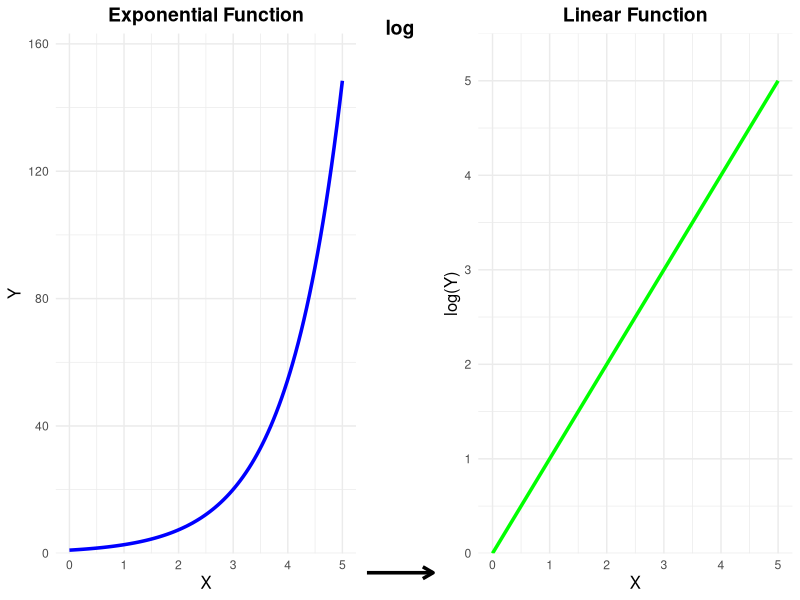

Here is the R script that generated this plot:
# Install required packages if not already installed
# install.packages(c("ggplot2", "cowplot"))

# Load the libraries
library(ggplot2)
library(cowplot)

# Generate data for the exponential function
x_exp <- seq(0, 5, length.out = 100)
y_exp <- exp(x_exp)

exp_data <- data.frame(x = x_exp, y = y_exp)

# Generate data for the linear function (log transformed)
# Since log(exp(x)) = x, the linear function is y = x
x_lin <- seq(0, 5, length.out = 100)
y_lin <- x_lin

lin_data <- data.frame(x = x_lin, y = y_lin)

# Exponential Function Plot
plot_exp <- ggplot(exp_data, aes(x = x, y = y)) +
  geom_line(color = "blue", size = 1.2) +
  labs(title = "Exponential Function",
       x = "X",
       y = "Y") +
  theme_minimal() +
  theme(
    plot.title = element_text(size = 14, face = "bold", hjust = 0.5),
    axis.title = element_text(size = 12)
  ) +
  scale_y_continuous(expand = c(0, 0)) +
  coord_cartesian(ylim = c(0, max(exp_data$y)*1.1))

# Linear Function Plot
plot_lin <- ggplot(lin_data, aes(x = x, y = y)) +
  geom_line(color = "green", size = 1.2) +
  labs(title = "Linear Function",
       x = "X",
       y = "log(Y)") +
  theme_minimal() +
  theme(
    plot.title = element_text(size = 14, face = "bold", hjust = 0.5),
    axis.title = element_text(size = 12)
  ) +
  scale_y_continuous(expand = c(0, 0)) +
  coord_cartesian(ylim = c(0, max(lin_data$y)*1.1))

# Arrow Plot
arrow_plot <- ggplot() +
  # Draw a horizontal arrow from left to right
  geom_segment(aes(x = 0, y = 0.5, xend = 1, yend = 0.5),
               arrow = arrow(length = unit(0.3, "cm")),
               size = 1.2, color = "black") +
  # Add the "log" label above the arrow
  annotate("text", x = 0.5, y = 0.6, label = "log", size = 5, fontface = "bold") +
  # Remove all axes, grids, and background
  theme_void()

# Combine the plots with the arrow
final_plot <- plot_grid(
  plot_exp, 
  arrow_plot, 
  plot_lin, 
  ncol = 3, 
  rel_widths = c(1, 0.2, 1), # Adjust the middle plot's width as needed
  labels = NULL
)

# Display the final plot
print(final_plot)
